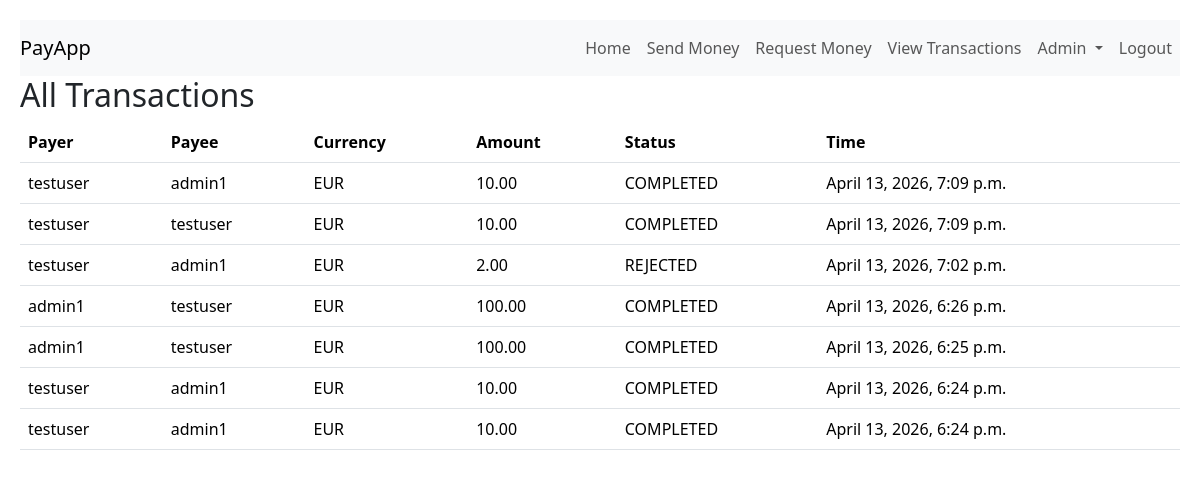
/webapps2026/admin-portal/admin-transactions/ (signed in), run on the app's committed database.
### payapp/models.py (models this page shows)
class Transaction(models.Model):
    STATUS_OPTIONS = (
        ('PENDING', 'PENDING'),
        ('COMPLETED', 'COMPLETED'),
        ('REJECTED', 'REJECTED')
    )
    CURRENCY_CHOICE = [
        ('EUR', 'Euro'),
        ('USD', 'US Dollar'),
        ('GBP', 'Great British Pound'),
    ]
    payer = models.ForeignKey(reg_models.PayAppUser,related_name='payer', on_delete=models.CASCADE)
    payee = models.ForeignKey(reg_models.PayAppUser,related_name='payee' ,on_delete=models.CASCADE)
    amount = models.DecimalField(max_digits=100, decimal_places=2)
    currency = models.CharField(max_length=3, choices=CURRENCY_CHOICE, default='EUR')
    status = models.CharField(max_length=10, choices=STATUS_OPTIONS, default='REJECTED')
    time = models.DateTimeField(default=timezone.now)

### register/models.py (models this page shows)
class PayAppUser(AbstractUser):
    CURRENCY_CHOICE = [
        ('EUR', 'Euro'),
        ('USD', 'US Dollar'),
        ('GBP', 'Great British Pound'),
    ]
    currency = models.CharField(max_length=3, choices=CURRENCY_CHOICE, default='EUR')
    balance = models.DecimalField(max_digits=10, decimal_places=2, default=200.00)

### admin-portal/views.py (the view)
# urls.py: path('admin-transactions/',views.admin_transactions,name='admin_transactions'),
@user_passes_test(check_admin)
def admin_transactions(request):
    Transaction = payapp_models.Transaction.objects.all()
    transactions = Transaction.all().order_by('-time')
    return render(request, 'admin-portal/admin-all-transactions.html', {'transactions':transactions})

### admin-portal/views.py (called while the page is built)
def check_admin(u):
    if u.is_superuser:
        return True
    return False

### templates/admin-portal/admin-all-transactions.html
{% extends 'base.html' %}
{% block content %}
    <h2>All Transactions</h2>
    <table class='table'>
    <thead>
    <tr>
        <th>Payer</th>
        <th>Payee</th>
        <th>Currency</th>
        <th>Amount</th>
        <th>Status</th>
        <th>Time</th>
    </tr>
    </thead>
    <tbody>
        {% for t in transactions %}
            <tr>
                <td>{{ t.payer }}</td>
                <td>{{ t.payee }}</td>
                <td>{{ t.currency }}</td>
                <td>{{ t.amount }}</td>
                <td>{{ t.status }}</td>
                <td>{{ t.time }}</td>
            </tr>
        {% endfor %}
    </tbody>
    </table>
{% endblock %}

### data on the page
Transaction: payer "testuser", payee "admin1", currency "EUR", amount "10.00", status "COMPLETED", time "April 13, 2026, 7:09 p.m."
Transaction: payer "testuser", payee "testuser", currency "EUR", amount "10.00", status "COMPLETED", time "April 13, 2026, 7:09 p.m."
Transaction: payer "testuser", payee "admin1", currency "EUR", amount "2.00", status "REJECTED", time "April 13, 2026, 7:02 p.m."
Transaction: payer "admin1", payee "testuser", currency "EUR", amount "100.00", status "COMPLETED", time "April 13, 2026, 6:26 p.m."
Transaction: payer "admin1", payee "testuser", currency "EUR", amount "100.00", status "COMPLETED", time "April 13, 2026, 6:25 p.m."
Transaction: payer "testuser", payee "admin1", currency "EUR", amount "10.00", status "COMPLETED", time "April 13, 2026, 6:24 p.m."
Transaction: payer "testuser", payee "admin1", currency "EUR", amount "10.00", status "COMPLETED", time "April 13, 2026, 6:24 p.m."
